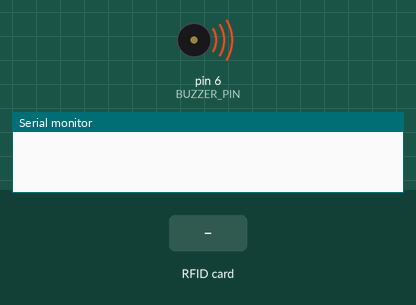
Simulated run of this sketch. Board: Arduino Uno, built with avr-gcc and run on an emulated ATmega328P. Shown: buzzer (waves = sounding), the last lines printed to the serial monitor. The test bench sets the inputs (shaded band).

Above: at 0.1 s.
At 1.3 s:
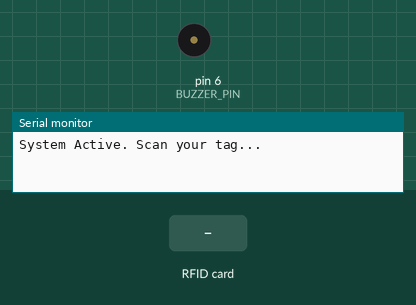
1.4 s: RFID card 5E 7A 19 C4 held to the reader
Timing chart, 0 to 4.4 s (numbered marks = the images above; inputs shaded):
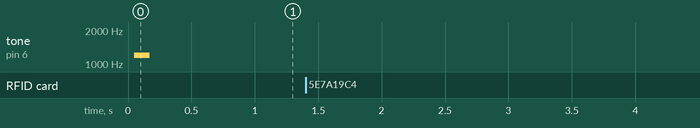

The sketch:

SimpleRFID.ino
```cpp
#include <SPI.h>
#include <MFRC522.h>

#define SS_PIN 10
#define RST_PIN 9
#define BUZZER_PIN 6

MFRC522 rfid(SS_PIN, RST_PIN);

void setup() {
  Serial.begin(9600);
  SPI.begin();
  rfid.PCD_Init();

  pinMode(LED_BUILTIN, OUTPUT);
  pinMode(BUZZER_PIN, OUTPUT);

  tone(BUZZER_PIN, 1200, 120);
  delay(130);
  noTone(BUZZER_PIN);
  Serial.println("System Active. Scan your tag...");
}

void loop() {
  // Heartbeat: Quick flicker to show the Arduino is alive
  digitalWrite(LED_BUILTIN, HIGH);
  delay(50);
  digitalWrite(LED_BUILTIN, LOW);
  delay(450);

  // Look for new cards
  if ( ! rfid.PICC_IsNewCardPresent()) {
    return;
  }

  // Verify if the UID has been read
  if ( ! rfid.PICC_ReadCardSerial()) {
    return;
  }

  // SUCCESS: Solid light for 2 seconds and print to Serial
  digitalWrite(LED_BUILTIN, HIGH);
  tone(BUZZER_PIN, 1600, 120);
  Serial.print("Tag Detected! ID:");

  for (byte i = 0; i < rfid.uid.size; i++) {
    Serial.print(rfid.uid.uidByte[i] < 0x10 ? " 0" : " ");
    Serial.print(rfid.uid.uidByte[i], HEX);
  }

  Serial.println();
  noTone(BUZZER_PIN);
  delay(2000); // Keep LED on so you can see the success
  digitalWrite(LED_BUILTIN, LOW);

  rfid.PICC_HaltA(); // Stop reading the same card
}
```
